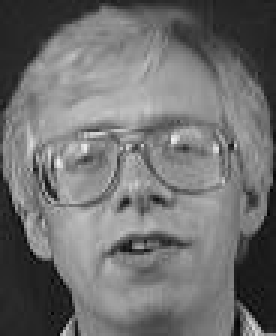
#> input picture Exercise_4/Question_1/BTPCA2025/1(1).jpg, 92 x 112 px (shown 3 times larger); its folder holds only this picture in this run
$ python main.py
#> lines starting #> are read from the running program, lines starting #| are printed output that depends on the picture
import cv2
import numpy as np
import os
from pathlib import Path
import matplotlib.pyplot as plt

def find_similar_images_pca(template_path, folder_path, top_n=5, n_components=50):
    # BƯỚC 1: Đọc và chuẩn bị dữ liệu
#> called with template_path = 'template.png', folder_path = 'BTPCA2025', top_n = 3, n_components = 50
    irow, icol = 128, 128
    image_extensions = ['.jpg', '.jpeg', '.png', '.bmp']
    image_files = []

    for file in os.listdir(folder_path):
        if any(file.lower().endswith(ext) for ext in image_extensions):
            image_files.append(file)

    faces_list = []
    valid_files = []
    for img_file in image_files:
        img_path = os.path.join(folder_path, img_file)
        img = cv2.imread(img_path, cv2.IMREAD_GRAYSCALE)
#> img is the input picture: shape (112, 92); min 0, max 240, mean 112
        if img is None:
            continue
        img_resized = cv2.resize(img, (icol, irow))
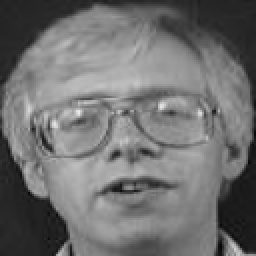
#> img_resized: shape (128, 128) (shown 2 times larger); min 7, max 233, mean 111.9
        img_flat = img_resized.flatten()
#> img_flat = 16384 values, max 233 at index 7207, min 7 at index 10492, mean 111.9
        faces_list.append(img_flat)
        valid_files.append(img_file)
    faces = np.array(faces_list, dtype=np.float64)

    # BƯỚC 2: Tính mean face
    m = np.mean(faces, axis=0)
#> m has the same summary as img_flat
    mean_face_img = m.reshape(irow, icol)

    # BƯỚC 3: Trừ mean - chuẩn hóa dữ liệu
    faces_mean = faces - m

    # BƯỚC 4: Tính eigenvectors và eigenvalues
    L = np.dot(faces_mean, faces_mean.T)
#> L = [0]
    eigenvalues, V = np.linalg.eig(L)
#> eigenvalues = [0]; V = [1]

    idx = eigenvalues.argsort()[::-1]
#> idx = [0]
    eigenvalues = eigenvalues[idx]
    V = V[:, idx]

    # BƯỚC 5: Tính principal components (eigenfaces)
    PC = np.dot(faces_mean.T, V)
#> PC = 16384 values from 0 to 0
    N = min(n_components, PC.shape[1])
#> N = 1
    PC = PC[:, :N]

    # BƯỚC 6: Tạo signatures cho tất cả ảnh
    signatures = np.dot(faces_mean, PC)
#> signatures = [0]

    # BƯỚC 7: Xử lý template image
    template = cv2.imread(template_path, cv2.IMREAD_GRAYSCALE)
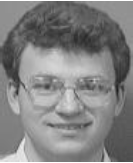
#> input picture Exercise_4/Question_1/template.png, 133 x 163 px
#> template is the input picture: shape (163, 133); min 29, max 255, mean 130
    if template is None:
        return [], None, None, None, [], f"Không thể đọc template: {template_path}"

    recognize = cv2.resize(template, (icol, irow))
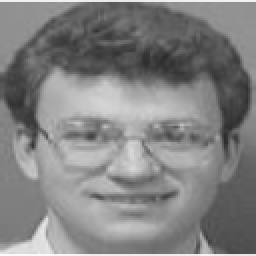
#> recognize: shape (128, 128) (shown 2 times larger); min 42, max 251, mean 130
    rec = recognize.flatten() - m
#> rec = 16384 values, max 227 at index 16282, min -148 at index 7054, mean 18.14
    rec_weighted = np.dot(rec, PC)
#> rec_weighted = [0]

    # BƯỚC 8: Tính Euclidean distance
    scores = np.zeros(len(valid_files))
    for i in range(len(valid_files)):
        scores[i] = np.linalg.norm(signatures[i, :] - rec_weighted)
#> after the loop, scores = [0]

    # BƯỚC 9: Tìm top N ảnh gần nhất
    idx = np.argsort(scores)

    top_images = []
    for i in range(min(top_n, len(idx))):
        img_name = valid_files[idx[i]]
        distance = scores[idx[i]]
        top_images.append((img_name, distance))
#> this loop made 1 pass
#> (img_name, distance) on pass 1: ('1(1).jpg', 0)
#> after the loop, top_images = [('1(1).jpg', 0)]

    # Tạo thông tin để print
    info = {
        'n_images': len(image_files),
        'n_loaded': faces.shape[0],
        'image_size': (irow, icol),
        'mean_shape': m.shape,
        'faces_mean_shape': faces_mean.shape,
        'L_shape': L.shape,
        'eigenvalues_shape': eigenvalues.shape,
        'top_5_eigenvalues': eigenvalues[:5],
        'PC_shape': (faces_mean.T.shape[0], N),
        'n_components': N,
        'signatures_shape': signatures.shape,
        'template_shape': recognize.shape,
        'template_sig_shape': rec_weighted.shape,
        'n_distances': len(scores),
        'n_top_results': len(top_images)
    }

    return top_images, mean_face_img, PC, signatures, valid_files, info

def main():
    # Cấu hình
    template_path = "template.png"
    folder_path = "BTPCA2025"
    top_n = 3
    n_components = 50

    # Thực hiện PCA và tìm ảnh
    results = find_similar_images_pca(template_path, folder_path, top_n=top_n, n_components=n_components)
#> results = 6 items

    if len(results) == 6:
        top_images, mean_face, eigenfaces, signatures, valid_files, info = results
#> top_images = [('1(1).jpg', 0)]; eigenfaces = 16384 values from 0 to 0; signatures = [0]; valid_files = ['1(1).jpg']; info = 15 items
    else:
        print(results[5])
        return

    # In tất cả thông tin một lần
    print("\n" + "=" * 70)
    print(" " * 15 + "CHƯƠNG TRÌNH TÌM ẢNH TƯƠNG TỰ DÙNG PCA")
    print(" " * 20 + "(EIGENFACES APPROACH)")
    print("=" * 70)

    print("\nBƯỚC 1: ĐỌC VÀ CHUẨN BỊ DỮ LIỆU")
    print(f"Tìm thấy {info['n_images']} ảnh trong folder")
#| Tìm thấy 1 ảnh trong folder
    print(f"Đã load {info['n_loaded']} ảnh")
#| Đã load 1 ảnh

    print("\nBƯỚC 2: TÍNH MEAN FACE")
    print(f"Mean face shape: {info['mean_shape']}")
#| Mean face shape: (16384,)

    print("\nBƯỚC 3: TRỪ MEAN - CHUẨN HÓA DỮ LIỆU")
    print(f"Faces_mean shape: {info['faces_mean_shape']}")
#| Faces_mean shape: (1, 16384)

    print("\nBƯỚC 4: TÍNH EIGENVECTORS VÀ EIGENVALUES")
    print(f"Covariance matrix L shape: {info['L_shape']}")
#| Covariance matrix L shape: (1, 1)
    print(f"Eigenvalues shape: {info['eigenvalues_shape']}")
#| Eigenvalues shape: (1,)
    print(f"Top 5 eigenvalues: {info['top_5_eigenvalues']}")
#| Top 5 eigenvalues: [0.]

    print("\nBƯỚC 5: TÍNH PRINCIPAL COMPONENTS (EIGENFACES)")
    print(f"Principal Components shape: {info['PC_shape']}")
#| Principal Components shape: (16384, 1)
    print(f"Giữ lại {info['n_components']} principal components")
#| Giữ lại 1 principal components

    print("\nBƯỚC 6: TẠO SIGNATURES CHO TẤT CẢ ẢNH")
    print(f"Signatures shape: {info['signatures_shape']}")
#| Signatures shape: (1, 1)
    print(f"Mỗi ảnh được biểu diễn bởi {info['signatures_shape'][1]} coefficients")
#| Mỗi ảnh được biểu diễn bởi 1 coefficients

    print("\nBƯỚC 7: XỬ LÝ TEMPLATE IMAGE")
    print(f"Template shape: {info['template_shape']}")
#| Template shape: (128, 128)
    print(f"Template signature shape: {info['template_sig_shape']}")
#| Template signature shape: (1,)

    print("\nBƯỚC 8: TÍNH EUCLIDEAN DISTANCE")
    print(f"Đã tính {info['n_distances']} distances")
#| Đã tính 1 distances

    print("\nBƯỚC 9: TÌM TOP N ẢNH GẦN NHẤT")
    print(f"Đã tìm top {info['n_top_results']} ảnh giống nhất")
#| Đã tìm top 1 ảnh giống nhất

    print("\n" + "=" * 70)
    print("KẾT QUẢ: TOP {} ẢNH GIỐNG TEMPLATE NHẤT".format(top_n))
    print("=" * 70)

    for i, (img_name, distance) in enumerate(top_images, 1):
        print(f"{i}. {img_name:<25} - Khoảng cách: {distance:.4f}")
#> this loop made 1 pass
#> (i, img_name, distance) on pass 1: (1, '1(1).jpg', 0)
#| 1. 1(1).jpg                  - Khoảng cách: 0.0000

    # Tạo hình ảnh kết quả
    template_img = cv2.imread(template_path, cv2.IMREAD_GRAYSCALE)
    if template_img is None:
        print(f"Không thể đọc template để hiển thị: {template_path}")
        return

    template_resized = cv2.resize(template_img, (128, 128))

    display_height = 300
    display_width = 300
    images = []
    temp_display = cv2.resize(template_resized, (display_width, display_height))
    temp_display_bgr = cv2.cvtColor(temp_display, cv2.COLOR_GRAY2BGR)
    cv2.putText(temp_display_bgr, "TEMPLATE", (10, 30), cv2.FONT_HERSHEY_SIMPLEX, 1, (0, 255, 255), 2)
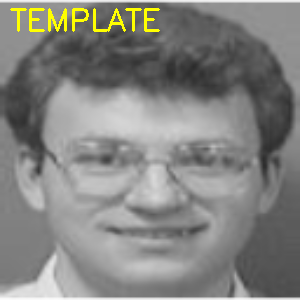
#> temp_display_bgr: shape (300, 300, 3); mean B, G, R 128.3, 131.7, 131.7
    images.append(temp_display_bgr)

    mean_display = cv2.resize(mean_face.astype(np.uint8), (display_width, display_height))
    mean_display_bgr = cv2.cvtColor(mean_display, cv2.COLOR_GRAY2BGR)
    cv2.putText(mean_display_bgr, "MEAN FACE", (10, 30), cv2.FONT_HERSHEY_SIMPLEX, 1, (255, 255, 0), 2)
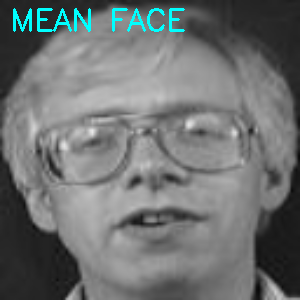
#> mean_display_bgr: shape (300, 300, 3); mean B, G, R 114.3, 114.3, 110.5
    images.append(mean_display_bgr)
    for i, (img_name, distance) in enumerate(top_images, 1):
        img_path = os.path.join(folder_path, img_name)
        img = cv2.imread(img_path, cv2.IMREAD_GRAYSCALE)
        img_resized = cv2.resize(img, (display_width, display_height))
#> img_resized: shape (300, 300)
        img_bgr = cv2.cvtColor(img_resized, cv2.COLOR_GRAY2BGR)

        text1 = f"Best match {i}"
#> text1 = 'Best match 1'
        text2 = f"Dist: {distance:.2f}"
#> text2 = 'Dist: 0.00'
        cv2.putText(img_bgr, text1, (10, 30), cv2.FONT_HERSHEY_SIMPLEX, 0.7, (0, 255, 0), 2)
        cv2.putText(img_bgr, text2, (10, 65), cv2.FONT_HERSHEY_SIMPLEX, 0.6, (0, 255, 0), 2)
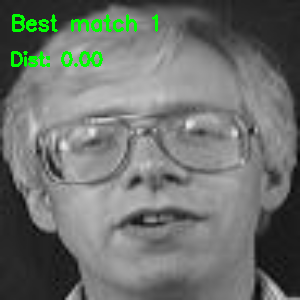
#> img_bgr: shape (300, 300, 3); mean B, G, R 110, 114.6, 110
        images.append(img_bgr)

    if len(images) >= 3:
        row1 = cv2.hconcat(images[:3])
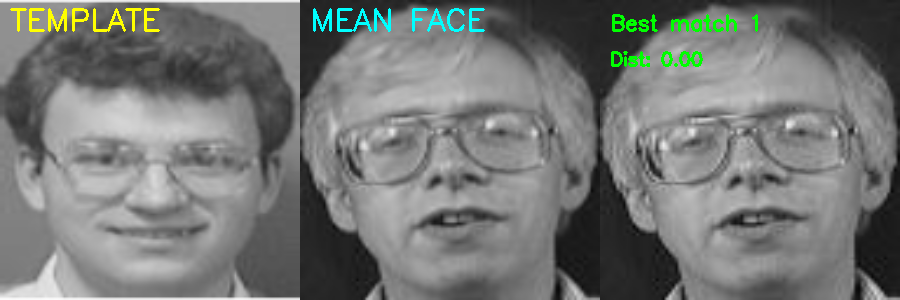
#> row1: shape (300, 900, 3); mean of channels 0, 1, 2 117.6, 120.2, 117.4; drawn as B, G, R
    else:
        row1 = cv2.hconcat(images)

    if len(images) >= 6:
        row2 = cv2.hconcat(images[3:6])
        if row1.shape[1] > row2.shape[1]:
            padding = np.zeros((display_height, row1.shape[1] - row2.shape[1], 3), dtype=np.uint8)
            row2 = cv2.hconcat([row2, padding])
        result = cv2.vconcat([row1, row2])
    elif len(images) >= 4:
        row2 = cv2.hconcat(images[3:])
        if row1.shape[1] > row2.shape[1]:
            padding = np.zeros((display_height, row1.shape[1] - row2.shape[1], 3), dtype=np.uint8)
            row2 = cv2.hconcat([row2, padding])
        result = cv2.vconcat([row1, row2])
    else:
        result = row1

    cv2.imshow("PCA Face Recognition Results", result)
    print("\nNhấn phím bất kỳ để đóng cửa sổ...")
    cv2.waitKey(0)
    cv2.destroyAllWindows()
    print("\nHoàn thành!")
if __name__ == "__main__":
    main()
